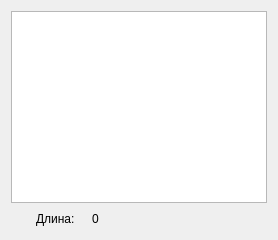
                   <widget class="QWidget" name="decimal">
                    <attribute name="title">
                     <string>10</string>
                    </attribute>
                    <layout class="QVBoxLayout" name="verticalLayout_10">
                     <item>
                      <layout class="QVBoxLayout" name="verticalLayout_7">
                       <item>
                        <widget class="QPlainTextEdit" name="pte_decimal">
                         <property name="readOnly">
                          <bool>true</bool>
                         </property>
                        </widget>
                       </item>
                       <item>
                        <layout class="QHBoxLayout" name="horizontalLayout_10" stretch="1,2,2,5">
                         <item>
                          <spacer name="horizontalSpacer_37">
                           <property name="orientation">
                            <enum>Qt::Orientation::Horizontal</enum>
                           </property>
                           <property name="sizeHint" stdset="0">
                            <size>
                             <width>40</width>
                             <height>20</height>
                            </size>
                           </property>
                          </spacer>
                         </item>
                         <item>
                          <widget class="QLabel" name="label_9">
                           <property name="text">
                            <string>Длина:</string>
                           </property>
                          </widget>
                         </item>
                         <item>
                          <widget class="QLabel" name="l_decimal_length">
                           <property name="text">
                            <string>0</string>
                           </property>
                          </widget>
                         </item>
                         <item>
                          <spacer name="horizontalSpacer_38">
                           <property name="orientation">
                            <enum>Qt::Orientation::Horizontal</enum>
                           </property>
                           <property name="sizeHint" stdset="0">
                            <size>
                             <width>40</width>
                             <height>20</height>
                            </size>
                           </property>
                          </spacer>
                         </item>
                        </layout>
                       </item>
                      </layout>
                     </item>
                    </layout>
                   </widget>
